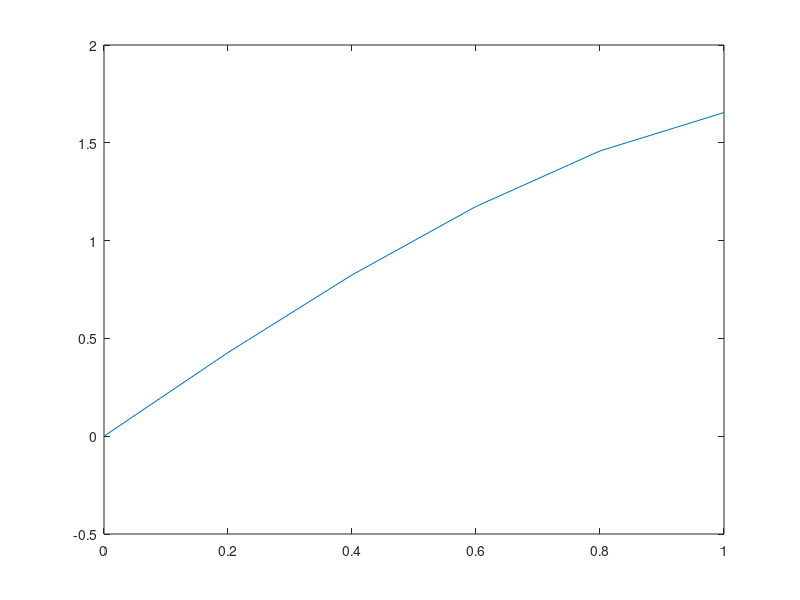

MATLAB code for this plot:
%Non linear finite difference example
clear all;close all;clc;
n=6;h=1/(n+1);eps=1;
row=[2 -1 zeros(1,n-2)];
A=toeplitz(row,row);
A(1,:)=0;
A(end,end)=h;A(end,end-1)=-h;
A=A.*(h^-2).*eps;A(1,1)=1;
u_old=(linspace(0,0.1,n))';
diff=1;
iter=0;
while diff>10e-6
iter++;
b=exp(u_old)';b(1)=0;
b(end)=1+h/2*b(end);
u_new=A\b';
diff=norm(u_new-u_old);
u_old=u_new;
end
plot(linspace(0,1,n),u_new)